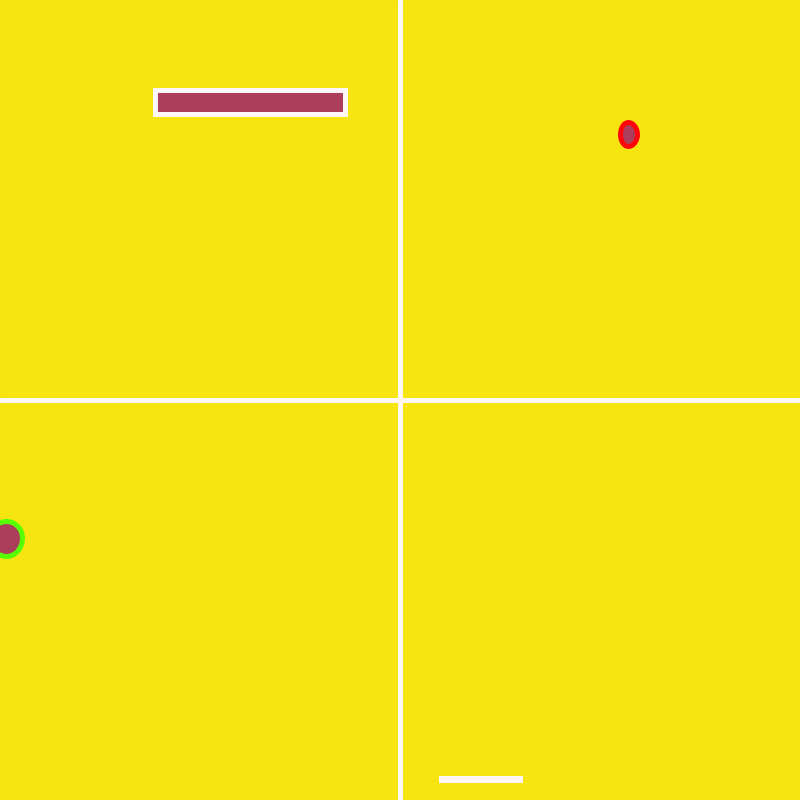
Frame 1 (no input)
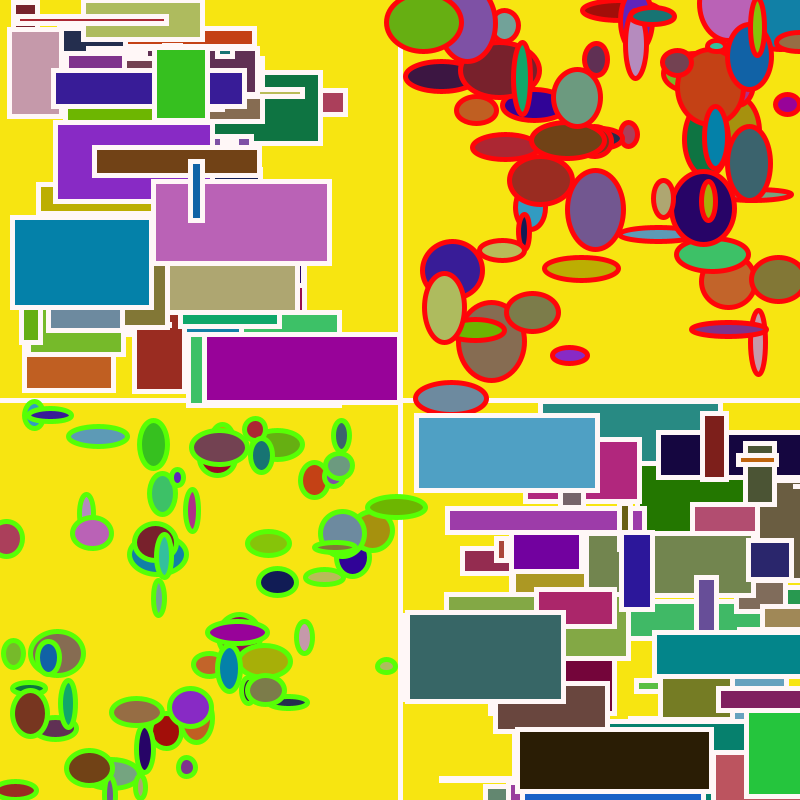
Frame 60 (the mouse pressed at the canvas centre just before this capture)
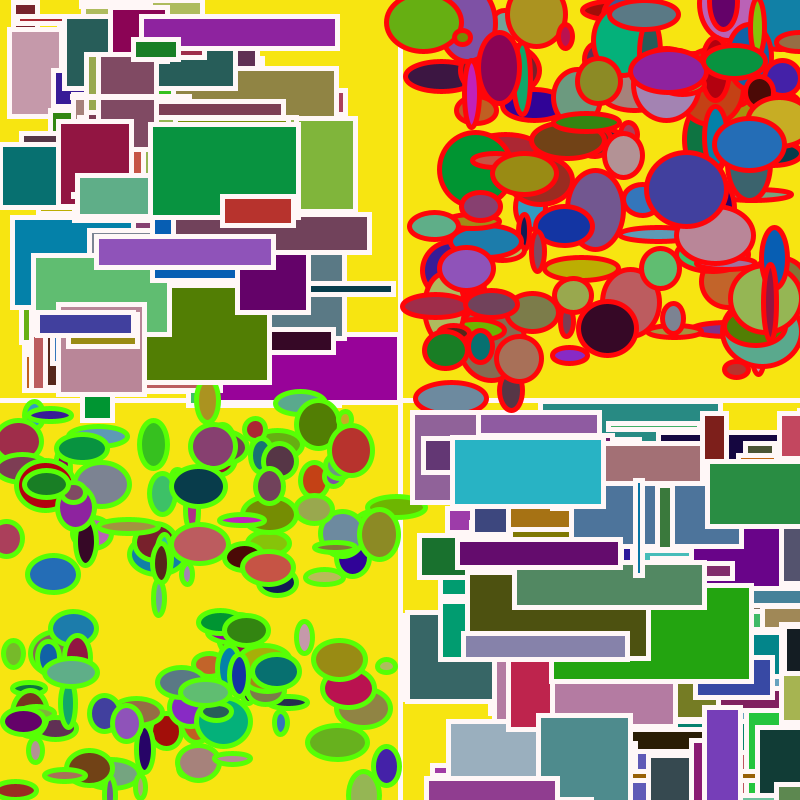
Frame 120 (the mouse held since frame 60 and released just before this capture)

The Processing sketch that drew these frames (run headless with seeded random() and noise(); from frame 60 on, the mouse is pressed at the canvas centre):

// Processing sketch: processing_168008
// ── processing_168008.pde

float a;
float c;
float d;
float f;
float r;
float g;
float b;

float h;
float k;
float i;
float j;

float l;
float m;
float n;
float o;

float p;
float q;
float t;
float s;
float x;
float y;


void setup()
{
  background(#F7E511);
size(800,800);
smooth();


fill(#FFF7F7);
stroke(#FFF7F7);
strokeWeight(5);
line(0,400,800,400);

fill(#FFF7F7);
stroke(#FFF7F7);
strokeWeight(5);
line(400,0,400,800);
}

void draw()
{
a=random(0,240);
c=random(0,350);
d=random(0,200);
f=random(0,100);
r=random(200);
g=random(200);
b=random(200);


stroke(#FFF7F7);
fill(r,g,b);
rect(a,c,d,f);

h=random(420,800);
i=random(0,400);
j=random(10,80);
k=random(10,80);

stroke(#FF0509);
fill(r,g,b);
ellipse(h,i,j,k);

l=random(0,400);
m=random(400,800);
n=random(10,60);
o=random(10,50);

stroke(#57FF05);
fill(r,g,b);
ellipse(l,m,n,o);

a=random(400,800);
c=random(400,800);
d=random(0,200);
f=random(0,100);
r=random(200);
g=random(200);
b=random(200);


stroke(#FFF7F7);
fill(r,g,b);
rect(a,c,d,f);
}

void mousePressed()
{

  fill(#F7E511);
rect(0,0,400,400);
rect(400,400,400,400);


}
